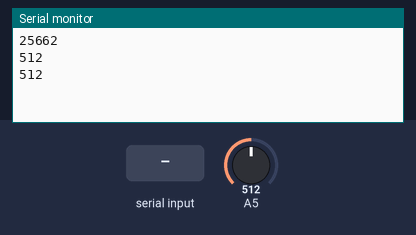
Recording of a sketch running on a simulated Arduino Uno, built with avr-gcc and run on an emulated ATmega328P. Shown: the last lines printed to the serial monitor. Inputs (shaded band) come from the test bench; at power-on: A5 = 512.

Above: at 1.2 s.
1.3 s: "90,45\n" received over Serial
At 2.8 s:
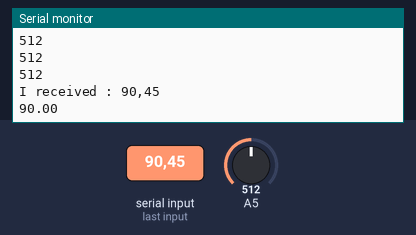
3.5 s: "5\n" received over Serial
At 4.8 s:
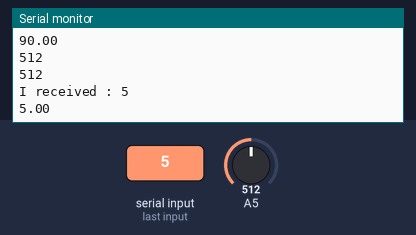
5.5 s: A5 set to 716
At 6.7 s:
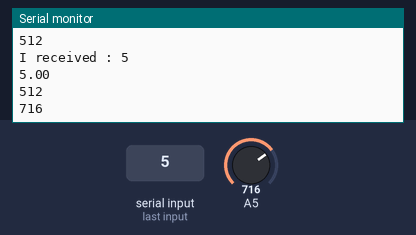
7.0 s: A5 set to 900
At 7.5 s:
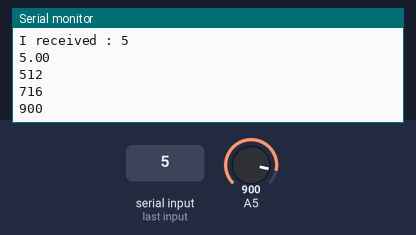
Timing chart, 0 to 9.5 s (numbered marks = the images above; inputs shaded):
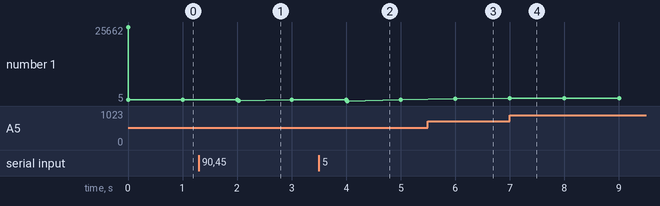

The sketch:

2.2.ino
```cpp
#define TRUE 1
#define FALSE 0
char receivedChar;
String receivedStr;
int sensorValue;
int jour = FALSE;
float val = 0.0;

void setup() {
  Serial.begin(9600);
  Serial.println('<Serial is read>');
}

void loop() {
  sensorValue = analogRead(A5);
  Serial.print(sensorValue , DEC);
  Serial.print('\n');

  while(Serial.available()>0) {
    receivedStr = Serial.readStringUntil('\n');
    Serial.print("\nI received : ");
    Serial.println(receivedStr);

    val = receivedStr.toFloat();
    Serial.println(val);
  }
  delay(1000);
}
```

Measured:
- after the input at 1.3 s, the serial monitor: prints a new line after 0.71 s (image 1)
- after the input at 3.5 s, the serial monitor: prints a new line after 0.51 s (image 2)
- after the input at 5.5 s, the serial monitor: prints a new line after 0.50 s (image 3)
- after the input at 7.0 s, the serial monitor: prints a new line at once (image 4)
- plotted number 1: 512 → 716 after the input at 5.5 s, 716 → 900 after the input at 7.0 s
